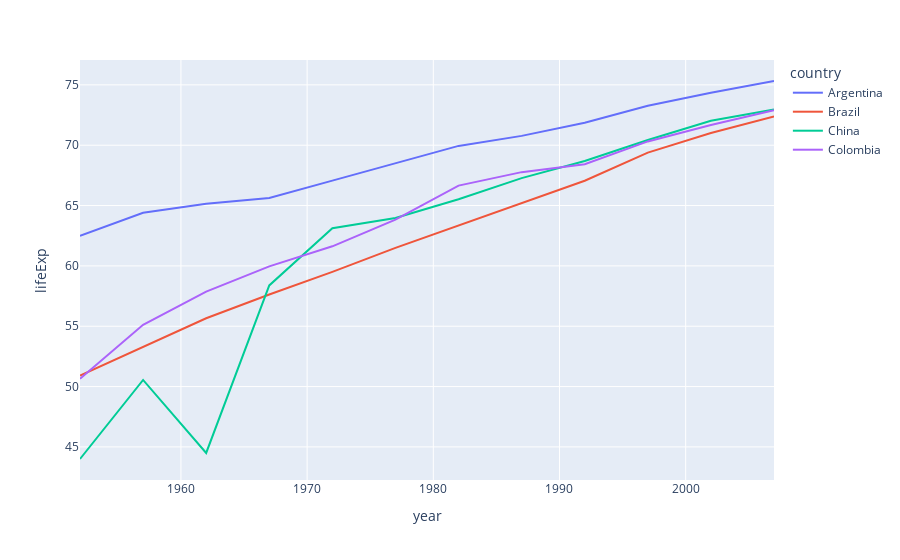

Notebook source saved alongside this figure:
### Code cell
import plotly.express as px

fig1 = px.line(
    df[df['country'].isin(['Brazil','China', 'Argentina', 'Colombia'])],
    x='year',
    y='lifeExp',
    color='country'
)

fig1.show()

### Figure 1 — Plotly figure (JSON) as saved in the notebook; plotly's stock layout.template omitted (floating-point values rounded to 4 significant figures)
{"data": [{"hovertemplate": "country=Argentina<br>year=%{x}<br>lifeExp=%{y}<extra></extra>", "legendgroup": "Argentina", "line": {"color": "#636efa", "dash": "solid"}, "marker": {"symbol": "circle"}, "mode": "lines", "name": "Argentina", "orientation": "v", "showlegend": true, "type": "scatter", "x": [1952, 1957, 1962, 1967, 1972, 1977, 1982, 1987, 1992, 1997, 2002, 2007], "xaxis": "x", "y": [62.48, 64.4, 65.14, 65.63, 67.06, 68.48, 69.94, 70.77, 71.87, 73.28, 74.34, 75.32], "yaxis": "y"}, {"hovertemplate": "country=Brazil<br>year=%{x}<br>lifeExp=%{y}<extra></extra>", "legendgroup": "Brazil", "line": {"color": "#EF553B", "dash": "solid"}, "marker": {"symbol": "circle"}, "mode": "lines", "name": "Brazil", "orientation": "v", "showlegend": true, "type": "scatter", "x": [1952, 1957, 1962, 1967, 1972, 1977, 1982, 1987, 1992, 1997, 2002, 2007], "xaxis": "x", "y": [50.92, 53.28, 55.66, 57.63, 59.5, 61.49, 63.34, 65.2, 67.06, 69.39, 71.01, 72.39], "yaxis": "y"}, {"hovertemplate": "country=China<br>year=%{x}<br>lifeExp=%{y}<extra></extra>", "legendgroup": "China", "line": {"color": "#00cc96", "dash": "solid"}, "marker": {"symbol": "circle"}, "mode": "lines", "name": "China", "orientation": "v", "showlegend": true, "type": "scatter", "x": [1952, 1957, 1962, 1967, 1972, 1977, 1982, 1987, 1992, 1997, 2002, 2007], "xaxis": "x", "y": [44.0, 50.55, 44.5, 58.38, 63.12, 63.97, 65.53, 67.27, 68.69, 70.43, 72.03, 72.96], "yaxis": "y"}, {"hovertemplate": "country=Colombia<br>year=%{x}<br>lifeExp=%{y}<extra></extra>", "legendgroup": "Colombia", "line": {"color": "#ab63fa", "dash": "solid"}, "marker": {"symbol": "circle"}, "mode": "lines", "name": "Colombia", "orientation": "v", "showlegend": true, "type": "scatter", "x": [1952, 1957, 1962, 1967, 1972, 1977, 1982, 1987, 1992, 1997, 2002, 2007], "xaxis": "x", "y": [50.64, 55.12, 57.86, 59.96, 61.62, 63.84, 66.65, 67.77, 68.42, 70.31, 71.68, 72.89], "yaxis": "y"}], "layout": {"legend": {"title": {"text": "country"}, "tracegroupgap": 0}, "margin": {"t": 60}, "xaxis": {"anchor": "y", "domain": [0, 1], "title": {"text": "year"}}, "yaxis": {"anchor": "x", "domain": [0, 1], "title": {"text": "lifeExp"}}}}
